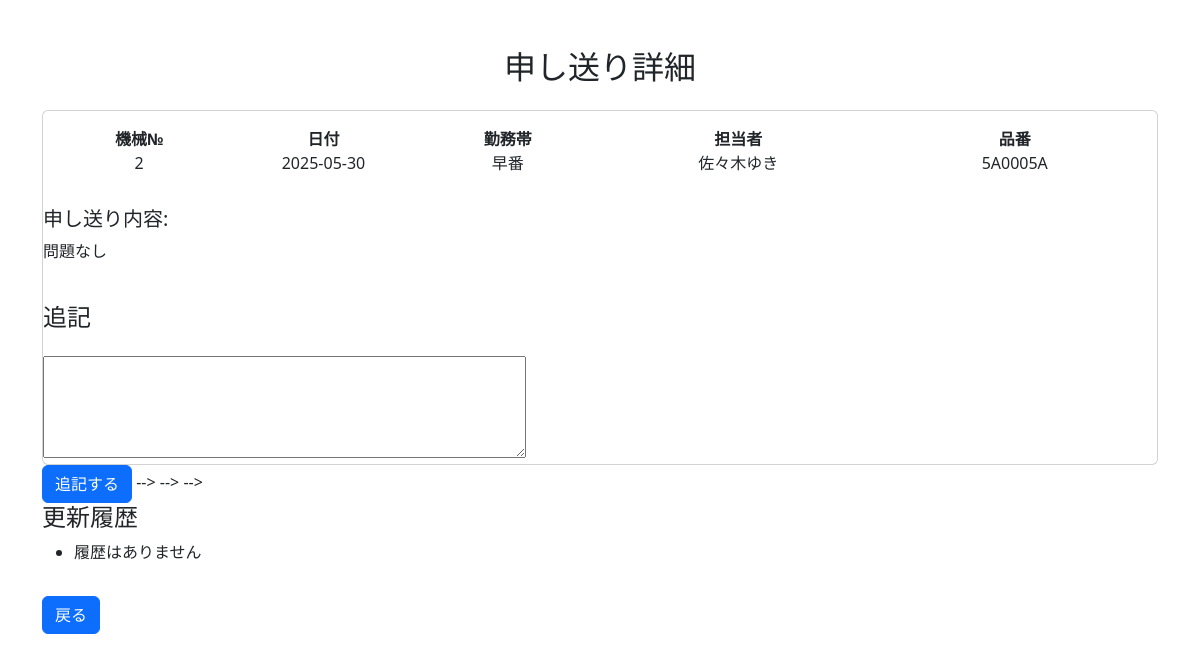
Screenshot of /show/37 (signed in) with the database file from the repository.
### tables this page shows
CREATE TABLE work_notes (
        id INTEGER PRIMARY KEY AUTOINCREMENT,
        machine_no TEXT NOT NULL,           -- 機械番号
        date DATE NOT NULL,                 -- 日付
        shift TEXT NOT NULL,                -- 勤務帯（例：早番、遅番など）
        operator TEXT NOT NULL,             -- 担当者
        product_no TEXT NOT NULL,           -- 品番
        note TEXT NOT NULL,                 -- 申し送り内容
        created_at TIMESTAMP DEFAULT CURRENT_TIMESTAMP,
        updated_at TIMESTAMP DEFAULT CURRENT_TIMESTAMP
    , additional_note TEXT, updated_by TEXT, updater TEXT, resolved BOOLEAN DEFAULT 0, status TEXT DEFAULT 'no_issue', resolved_by TEXT);

### app.py (the view)
@app.route("/show/<int:id>")
def show(id):
    if "user_id" not in session:
        return redirect(url_for("login"))
    else:
        note = show_work_note(id)
        histories = get_note_history(id)  # ✅ 履歴も取得
        return render_template("show.html", note=note, histories=histories)

### database.py (called while the page is built)
def get_connection_db():
    conn = sqlite3.connect("todo.db")
    conn.row_factory = sqlite3.Row
    return conn

def show_work_note(note_id):
    conn = get_connection_db()
    c = conn.cursor()
    c.execute("""
        SELECT id, machine_no, date, shift, operator, product_no, note, updater, updated_at, resolved
        FROM work_notes
        WHERE id = ?
    """, (note_id,)
    )
    row = c.fetchone()
    conn.close()
    return row

def get_note_history(note_id):
    conn = get_connection_db()
    c = conn.cursor()
    c.execute(
        """
        SELECT note_text, updated_at, updated_by
        FROM note_histories
        WHERE note_id = ?
        ORDER BY updated_at DESC
    """,
        (note_id,),
    )
    histories = c.fetchall()
    conn.close()
    return histories

### templates/show.html (shortened to what this page needs)
<!DOCTYPE html>
<html lang="ja">
<head>
    <link href="https://cdn.jsdelivr.net/npm/bootstrap@5.3.0/dist/css/bootstrap.min.css" rel="stylesheet">
</head>
<body>
    <div class="container mt-5">
        <h2 class="mb-4 text-center">申し送り詳細</h2>
        <div class="card">
            <div class="card-body">
                <div class="row text-center mb-3">
                    <div class="col-md-2">
                        <strong>機械№</strong><br>
                        {{ note['machine_no'] }}
                    </div>
                    <div class="col-md-2">
                        <strong>日付</strong><br>
                        {{ note['date'] }}
                    </div>
                    <div class="col-md-2">
                        <strong>勤務帯</strong><br>
                        {{ note['shift'] }}
                    </div>
                    <div class="col-md-3">
                        <strong>担当者</strong><br>
                        {{ note['operator'] }}
                    </div>
                    <div class="col-md-3">
                        <strong>品番</strong><br>
                        {{ note['product_no'] }}
                    </div>
                </div>
            </div>
            <h5 class="card-title">申し送り内容:</h5>
            <p class="card-text">{{ note['note'] }}</p>
            <h4 class="mt-4">追記</h4>
            <form method="post" action="{{ url_for('update_note', id=note['id']) }}">
                <textarea name="additional_note" rows="4" cols="50"></textarea><br>
        </div>
        <button type="submit" class="btn btn-primary">追記する</button>
             -->
         --> -->
        <h4>更新履歴</h4>
        <ul>
            {% for h in histories %}
            <li>
                <strong>{{ h['updated_by'] }}</strong>（{{ h['updated_at'] }}）<br>
                <pre>{{ h['note_text'] }}</pre>
            </li>
            {% else %}
            <li>履歴はありません</li>
            {% endfor %}
        </ul>
        <a href="{{ url_for('index') }}" class="btn btn-primary mt-3">戻る</a>
    </div>
</body>
</html>

### rows the page displays
work_notes: machine_no "2", date "2025-05-30", shift "早番", operator "佐々木ゆき", product_no "5A0005A", note "問題なし"
